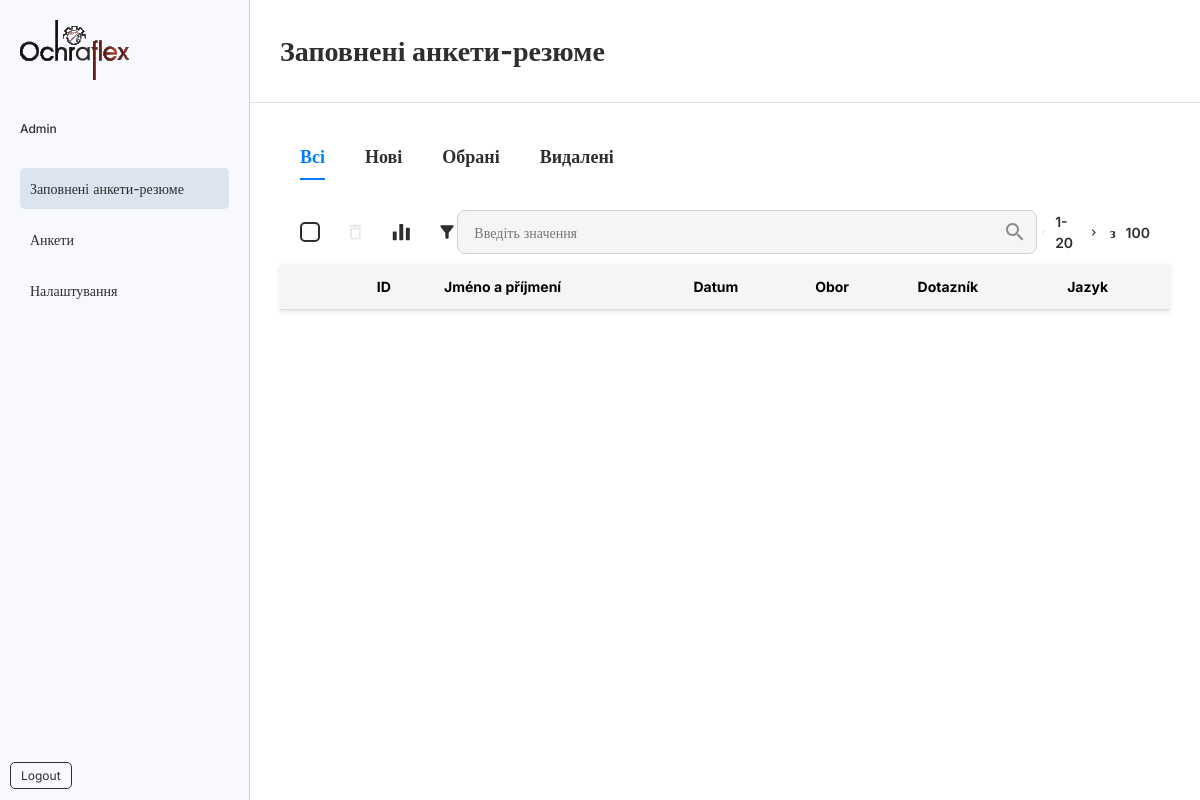
The app's page /dashboard/resumes/, older data.
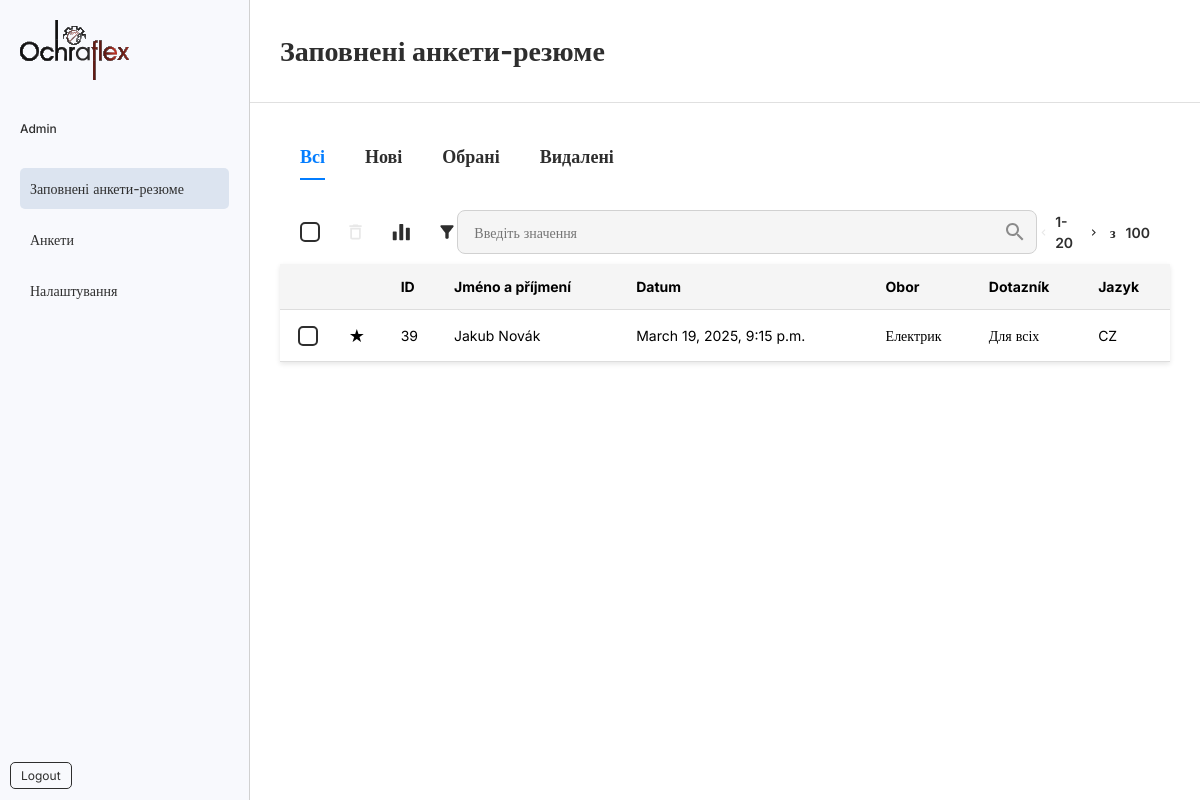
The same page, newer data.
### survey/models.py (models this page shows, shortened)
class SurveyResponse(models.Model):
    user = models.ForeignKey(
        settings.AUTH_USER_MODEL,
        on_delete=models.CASCADE,
        related_name='survey_responses',
        null=True,  # Тепер може бути пустим
        blank=True
    )
    email = models.EmailField(null=True, blank=True)  # Для анонімних користувачів
    block_template = models.ForeignKey(
        BlockTemplate,
        on_delete=models.CASCADE,
        related_name='survey_responses'
    )
    submitted_at = models.DateTimeField(auto_now_add=True)

### app/views.py (the view)
# urls.py: path('resumes/', views.list_resumes_view, name='list_resumes'),
def list_resumes_view(request):
    answers = SurveyResponse.objects.all()
    context = {
        'answers': answers,
    }
    return render(request, 'dashboard/resume/resumes.html', context)

### app/templatetags/custom_filters.py (called while the page is built)
@register.simple_tag
def is_active_path(request, pattern):
    return "active" if re.match(pattern, request.path) else ""

### templates/dashboard/resume/resumes.html (shortened to what this page needs)
{% extends 'dashboard/dashboard_base.html' %}
{% block title %}Dashboard - Resumes{% endblock title %} {% load static %}
{% block styles %}
<link
  rel="stylesheet"
  href="{% static 'css/dashboard/resumes/resumes.css' %}"
/>
{% endblock styles %}
{% block title_page %}Заповнені анкети-резюме{% endblock title_page %}
{% block main %}
<div class="tabs">
  <button class="tab-link active" data-tab="all">Всі</button>
  <button class="tab-link" data-tab="new">Нові</button>
  <button class="tab-link" data-tab="favorites">Обрані</button>
  <button class="tab-link" data-tab="deleted">Видалені</button>
</div>
<div class="toolbar">
  <div class="toolbar-left">
    <div class="checkbox-container">
      <label class="checkbox">
        <div class="box">
        </div>
      </label>
    </div>
    <i><img src="{% static 'images/icons/trash-disabled.svg' %}" alt="Delete item" /></i>
    <i><img src="{% static 'images/icons/order.svg' %}" alt="Order item" /></i>
    <i><img src="{% static 'images/icons/filter.svg' %}" alt="Filter" /></i>
  </div>
  <div class="search-bar">
    <input type="text" placeholder="Введіть значення" class="input_base" />
      <div class="search-icon">
        <img src="{% static 'images/icons/search.svg' %}" alt="Search item" />
      </div>
  </div>
  <div class="toolbar-right">
    <div class="page-nav">
      <i>
      </i>
      <span>1-20</span>
      <i>
      </i>
    </div>
    <span>з</span>
    <span>100</span>
  </div>
</div>
<div id="all" class="tab-content active">
  <div>
    <table>
      <thead>
          <tr>
              <th></th>
              <th></th>
              <th>ID</th>
              <th>Jméno a příjmení</th>
              <th>Datum</th>
              <th>Obor</th>
              <th>Dotazník</th>
              <th>Jazyk</th>
          </tr>
      </thead>
      <tbody>
          {% for answer in answers %}
              <tr onclick="window.location.href='{% url 'survey_detail' answer.block_template.uuid answer.id %}'" style="cursor: pointer;">
                  <td >
                    <div class="checkbox-container">
                      <label class="checkbox">
                        <div class="box">
                        </div>
                      </label>
                    </div>
                  </td>
                  <td class="icon star">★</td>
                  <td>{{ answer.id }}</td>
                  <td>Jakub Novák</td>
                  <td>{{ answer.submitted_at }}</td>
                  <td>Електрик</td>
                  <td>Для всіх</td>
                  <td>CZ</td>
            </tr>
          {% endfor %}
      </tbody>
  </table>
  </div>
</div>
{% endblock main %}

Row changes from the older to the newer data that the page shows:
added SurveyResponse: id "39", submitted_at "March 19, 2025, 9:15 p.m."
